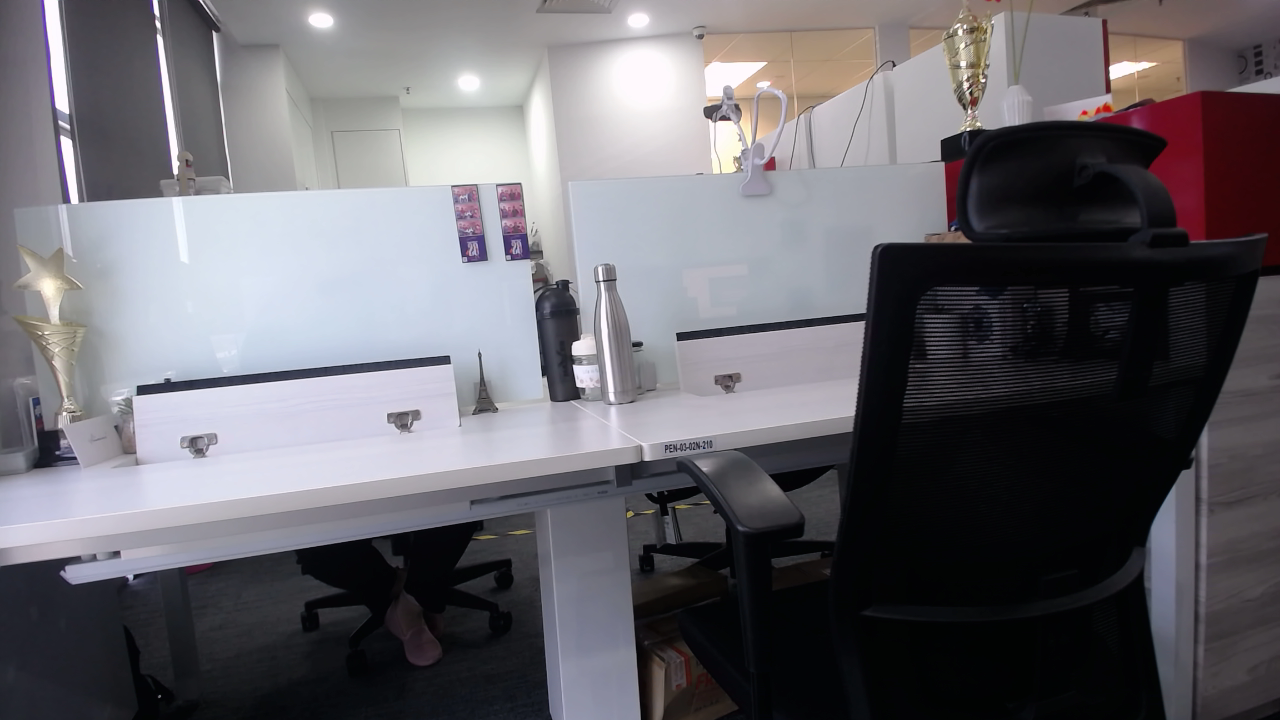
#> input picture Day2/20250819_125419_original.png, 1280 x 720 px, given in place of the camera
$ python webcam_transformer.py   (older library calls are emulated)
#> lines starting #> are read from the running program, lines starting #| are printed output that depends on the picture
import cv2
import numpy as np
from datetime import datetime
import os


def timestamp():
    return datetime.now().strftime("%Y%m%d_%H%M%S")

def hud(img, text):
    out = img.copy()

    if out.ndim == 2:
        out = cv2.cvtColor(out, cv2.COLOR_GRAY2BGR)

    cv2.rectangle(out, (0, 0), (out.shape[1], 28), (0, 0, 0), -1)

    # Corrected line: 'text' is a string, so it should be used directly
    cv2.putText(out, text, (10, 20), cv2.FONT_HERSHEY_SIMPLEX, 0.6, (255, 255, 255), 1, cv2.LINE_AA)

    return out

def mode_name(m):
    names = {
        0: "original",
        1: "Grayscale",
        2: "Gaussian Blur",
        3: "Median Blur",
        4: "Canny Edges",
        5: "Sobel Magnitude",
        6: "Sharpen",
    }
    return names.get(m, "Original")


# Core image processing function (consolidated)
def apply_transform(mode, frame_bgr):
    # Fallback to original if unknown mode
    processed_img = frame_bgr

    if mode == 0:
        # Original (color)
        processed_img = frame_bgr
    elif mode == 1:
        # Grayscale
        g = cv2.cvtColor(frame_bgr, cv2.COLOR_BGR2GRAY)
        processed_img = g
    elif mode == 2:
        # Gaussian Blur (applied on grayscale)
        g = cv2.cvtColor(frame_bgr, cv2.COLOR_BGR2GRAY)
        gb = cv2.GaussianBlur(g, (7, 7), 1.4)
        processed_img = gb
    elif mode == 3:
        # Median Blur (applied on grayscale)
        g = cv2.cvtColor(frame_bgr, cv2.COLOR_BGR2GRAY)
        mb = cv2.medianBlur(g, 5)
        processed_img = mb
    elif mode == 4:
        # Canny Edge (applied on grayscale)
        g = cv2.cvtColor(frame_bgr, cv2.COLOR_BGR2GRAY)
        edges = cv2.Canny(g, 80, 160)
        processed_img = edges
    elif mode == 5:
        # Sobel gradient magnitude (grayscale)
        g = cv2.cvtColor(frame_bgr, cv2.COLOR_BGR2GRAY)
        sx = cv2.Sobel(g, cv2.CV_32F, 1, 0, ksize=3)
        sy = cv2.Sobel(g, cv2.CV_32F, 0, 1, ksize=3)
        mag = cv2.magnitude(sx, sy)
        mmax = float(np.max(mag)) if mag.size else 0.0
        if mmax > 1e-6:
            mag = (mag / mmax) * 255.0
        processed_img = np.clip(mag, 0, 255).astype(np.uint8)
    elif mode == 6:
        # Sharpen (on color)
        kernel = np.array([[0, -1, 0],
                           [-1, 5, -1],
                           [0, -1, 0]], dtype=np.float32)
        shp = cv2.filter2D(frame_bgr, -1, kernel)
        processed_img = shp

    return processed_img, processed_img


# Main 100p: open webcam, process frames, display & handle keys

def main(cam_index=0, width=1280, height=720):
#> called with cam_index = 0, width = 1280, height = 720
    cap = cv2.VideoCapture(cam_index)
    cap.set(cv2.CAP_PROP_FRAME_WIDTH, width)
    cap.set(cv2.CAP_PROP_FRAME_HEIGHT, height)
    if not cap.isOpened():
        print("Error: Cannot open webcam. Try cam_index=1 (USB cam) or close apps using the camera.")
        return
    try:
        os.makedirs("captures", exist_ok=True)
    except Exception as e:
        print("Warning: cannot create captures folder:", e)

    print("""
    Controls:
    0: Original
    1: Grayscale
    2: Gaussian Blur
    3: Median Blur
    4: Canny
    5: Sobel Magnitude
    6: Sharpen
    c: Capture processed frame to ./captures/
    q: Quit
    """)

    mode = 1
    win = "Webcam Mini (press 0..6 to change mode)"
    cv2.namedWindow(win, cv2.WINDOW_NORMAL)

    try:
        while True:
            ret, frame = cap.read()
#> frame is the input picture: shape (720, 1280, 3); mean B, G, R 108.4, 102.7, 104.9
            if not ret:
                print("Warning: failed to read frame.")
                continue

            processed, save_img = apply_transform(mode, frame)
#> in apply_transform, `g = cv2.cvtColor(frame_bgr, cv2.COLOR_BGR2GRAY)`:
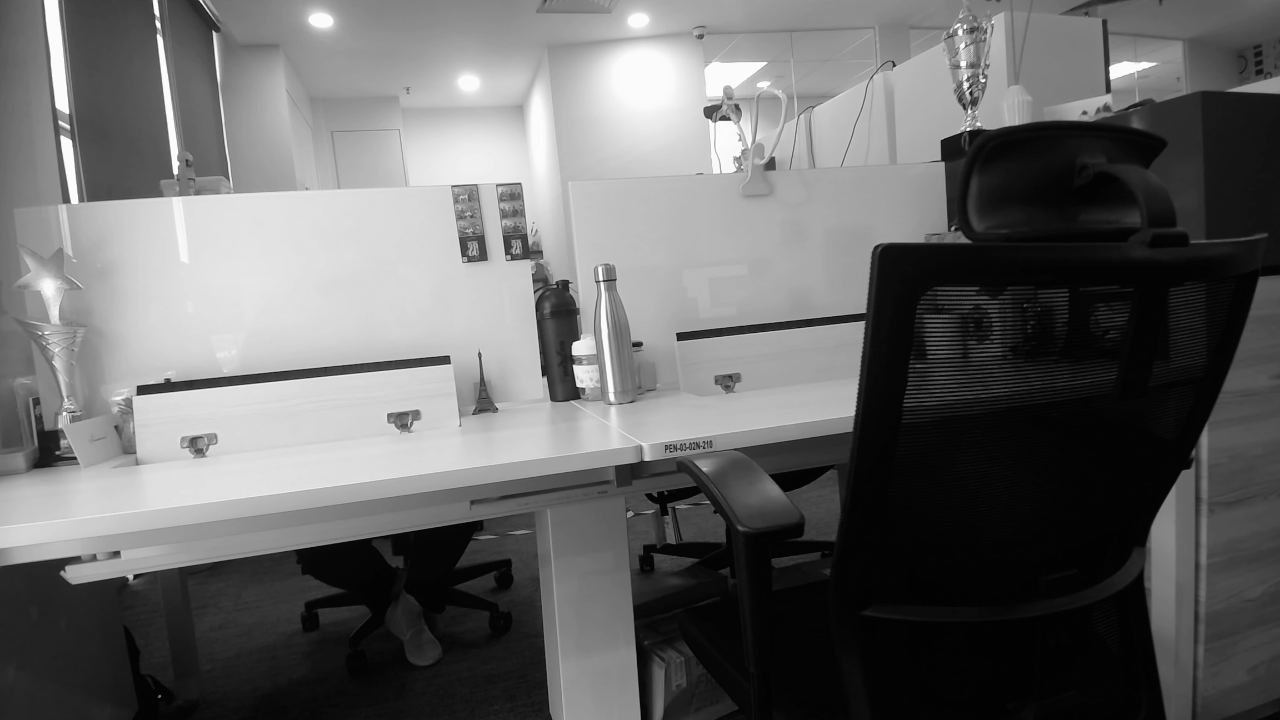
#> g: shape (720, 1280); min 2, max 252, mean 104

            # Corrected formatting for HUD text
            txt = f"{mode_name(mode)} | keys: 0-6=modes, c=capture, q=quit"
            disp = hud(processed, txt)
#> in hud, `cv2.putText(out, text, (10, 20), cv2.FONT_HERSHEY_SIMPLEX, 0.6, (255, ..`:
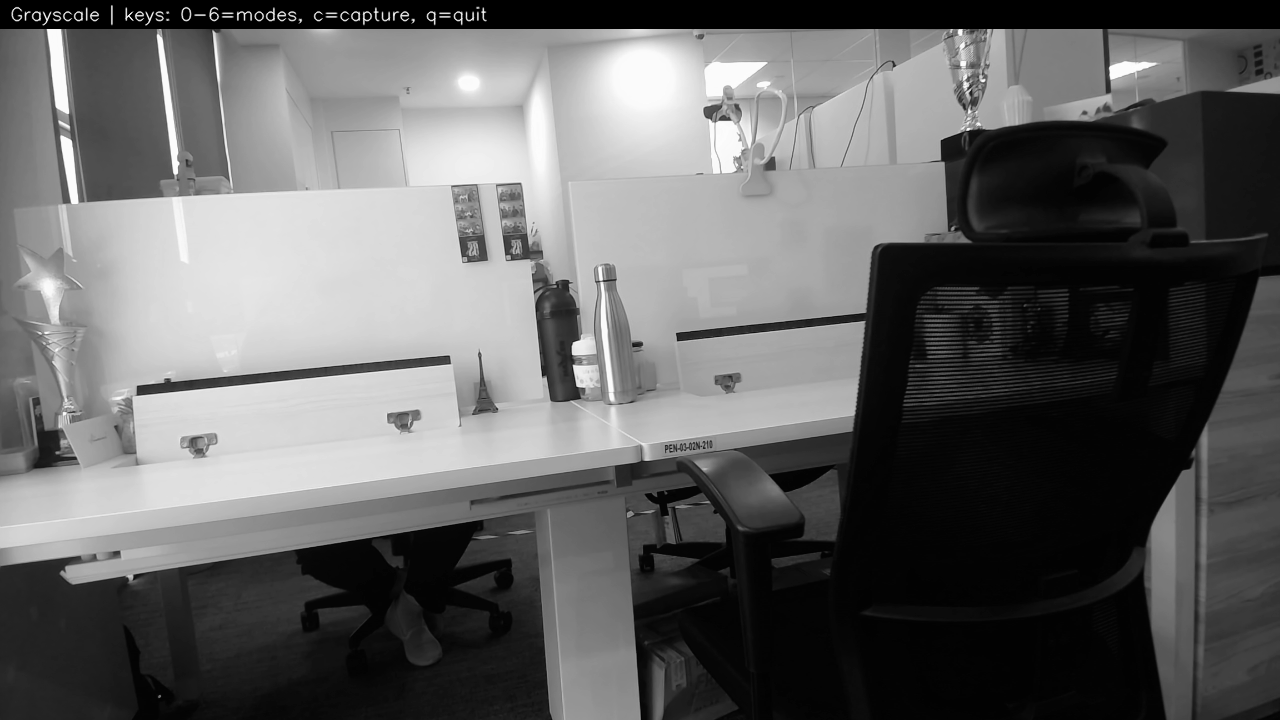
#> out: shape (720, 1280, 3); min 0, max 252, mean 99.2

            if disp.ndim == 2:
                disp_bgr = cv2.cvtColor(disp, cv2.COLOR_GRAY2BGR)
            else:
                disp_bgr = disp

            cv2.imshow(win, disp_bgr)

            k = cv2.waitKey(1) & 0xFF
#> (key q is pressed here)
            if k == ord('q'):
                break
            elif k == ord('c'):
                # Corrected filename string formatting
                fname = f"captures/{timestamp()}_{mode_name(mode).replace(' ', '_')}.png"
                cv2.imwrite(fname, save_img)
                print("Saved:", fname)
            elif k in [ord(str(i)) for i in range(7)]:
                mode = int(chr(k))
    except KeyboardInterrupt:
        pass
    finally:
        cap.release()
        cv2.destroyAllWindows()

if __name__ == "__main__":
    main(cam_index=0, width=1280, height=720)
